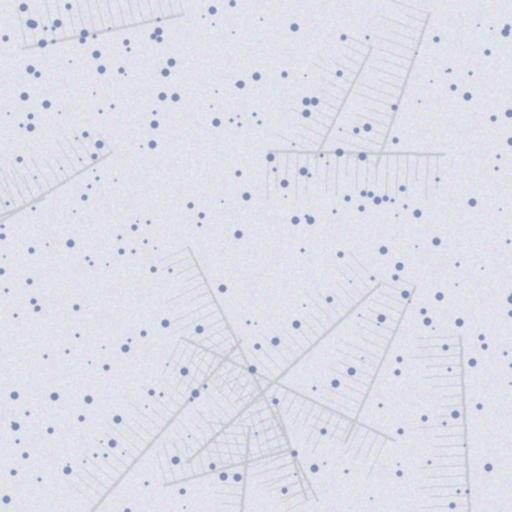
#> input picture data/microstructure_samples/aluminum_alloy_1.jpg, 512 x 512 px
$ python -i utils.py   (imports and definitions only)   (older library calls are emulated)
#> lines starting #> are read from the running program, lines starting #| are printed output that depends on the picture
import json
import os
import numpy as np
import cv2
import matplotlib.pyplot as plt
from matplotlib.colors import LinearSegmentedColormap
import io
from PIL import Image

# [130 lines left out: functions load_sample_materials, process_results, not called in this run]

def generate_heatmap(image):
    """
    Generate a heatmap visualization highlighting regions of interest.

    Args:
        image: numpy array (H, W, C) representing the image

    Returns:
        heatmap_image: numpy array representing the heatmap visualization
    """
    try:
        # Convert to grayscale if needed
        if len(image.shape) == 3:
            gray = cv2.cvtColor(image, cv2.COLOR_RGB2GRAY)
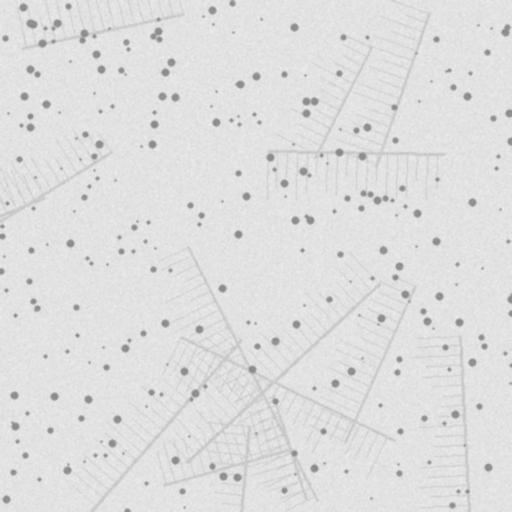
#> gray: shape (512, 512); min 125, max 242, mean 222.5
        else:
            gray = image.copy()

        # Apply some image processing to generate a heatmap
        # This is a simplified approach - in a real application, this would
        # be based on the model's attention or feature activation maps

        # Apply Gaussian blur
        blurred = cv2.GaussianBlur(gray, (15, 15), 0)

        # Apply Sobel edge detection
        sobelx = cv2.Sobel(blurred, cv2.CV_64F, 1, 0, ksize=3)
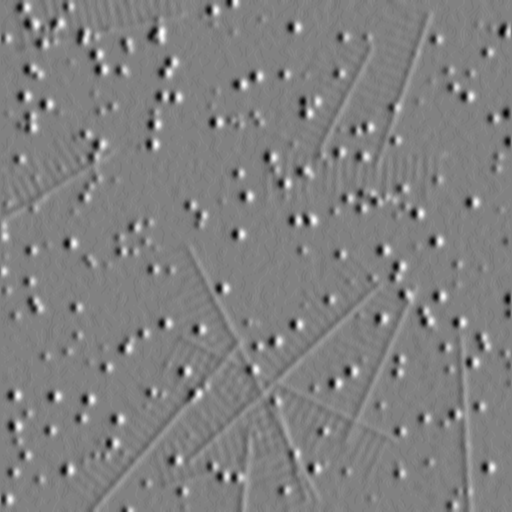
#> sobelx: shape (512, 512) float64; min -82, max 80, mean 0; drawn with min black and max white
        sobely = cv2.Sobel(blurred, cv2.CV_64F, 0, 1, ksize=3)
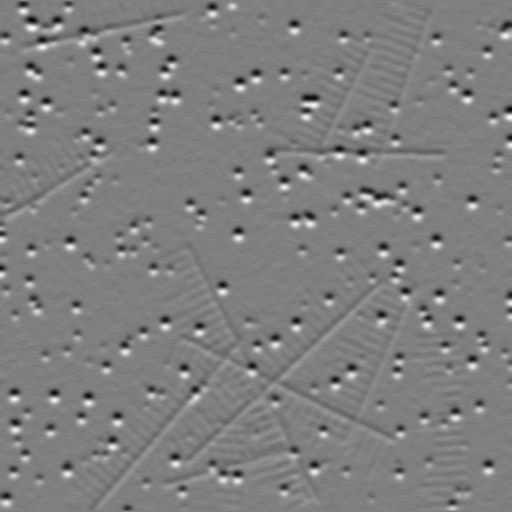
#> sobely: shape (512, 512) float64; min -88, max 88, mean 0; drawn with min black and max white

        # Calculate gradient magnitude
        magnitude = np.sqrt(sobelx**2 + sobely**2)
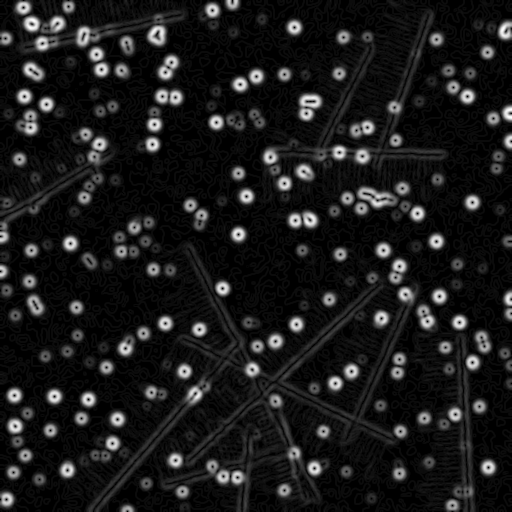
#> magnitude: shape (512, 512) float64; min 0, max 88, mean 9.2; drawn with min black and max white

        # Normalize to 0-1
        magnitude = cv2.normalize(magnitude, None, 0, 1, cv2.NORM_MINMAX)

        # Create a colormap
        cmap = plt.cm.jet

        # Apply colormap
        heatmap = cmap(magnitude)
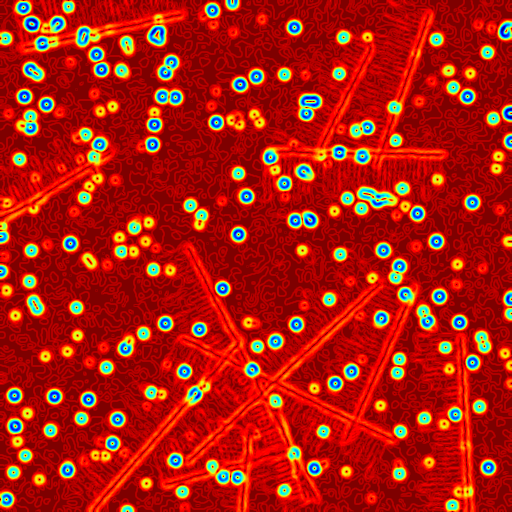
#> heatmap: shape (512, 512, 4) float64; mean of channels 0, 1, 2, 3 0.0546, 0.109, 0.675, 1; drawn as B, G, R

        # Convert to uint8
        heatmap = (heatmap[:, :, :3] * 255).astype(np.uint8)
#> heatmap: shape (512, 512, 3)

        # Convert original image to uint8 RGB if needed
        if image.dtype != np.uint8:
            image = (image * 255).astype(np.uint8)

        if len(image.shape) == 2:
            image = cv2.cvtColor(image, cv2.COLOR_GRAY2RGB)

        # Ensure heatmap and image have the same dimensions
        if heatmap.shape != image.shape:
            heatmap = cv2.resize(heatmap, (image.shape[1], image.shape[0]))

        # Blend original image with heatmap
        alpha = 0.6
        blended = cv2.addWeighted(image, 1-alpha, heatmap, alpha, 0)
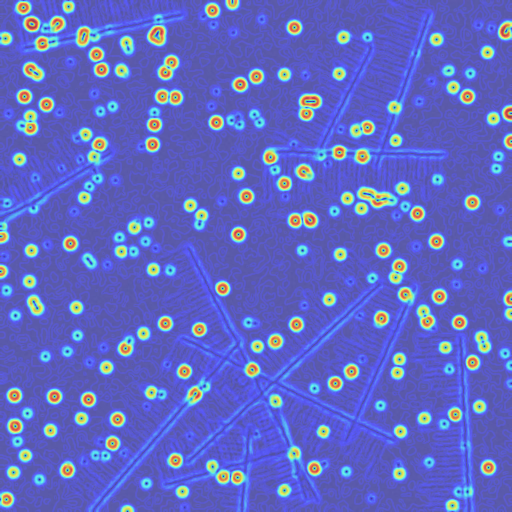
#> blended: shape (512, 512, 3); mean R, G, B 96.8, 105.2, 196.2

        return blended

    except Exception as e:
        print(f"Error generating heatmap: {e}")
        return image

# [126 lines left out: function get_material_info, not called in this run]

>>> import cv2
>>> picture = cv2.cvtColor(cv2.imread('data/microstructure_samples/aluminum_alloy_1.jpg'), cv2.COLOR_BGR2RGB)
>>> result = generate_heatmap(picture)
